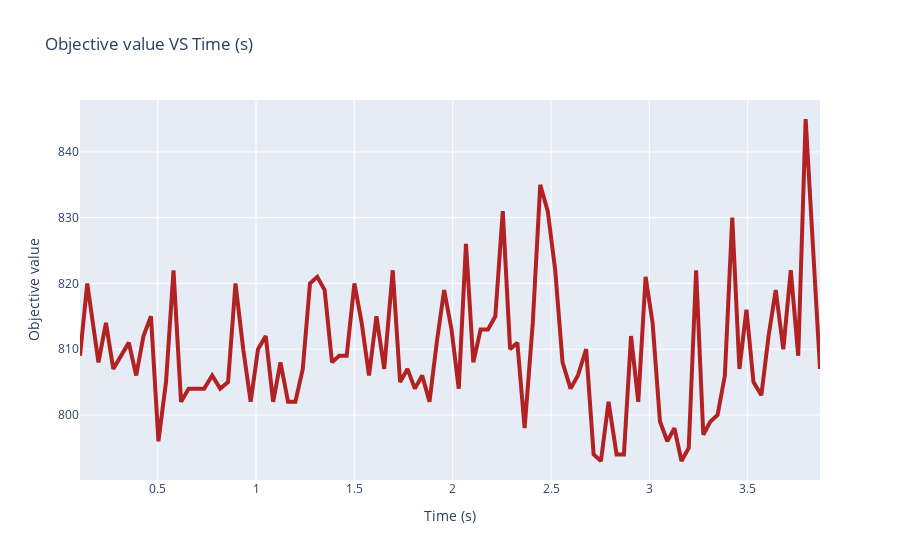

Source (notebook cell):
### Code cell
solve_result = lahc_solver.solve(instance, n_iterations = 100)
